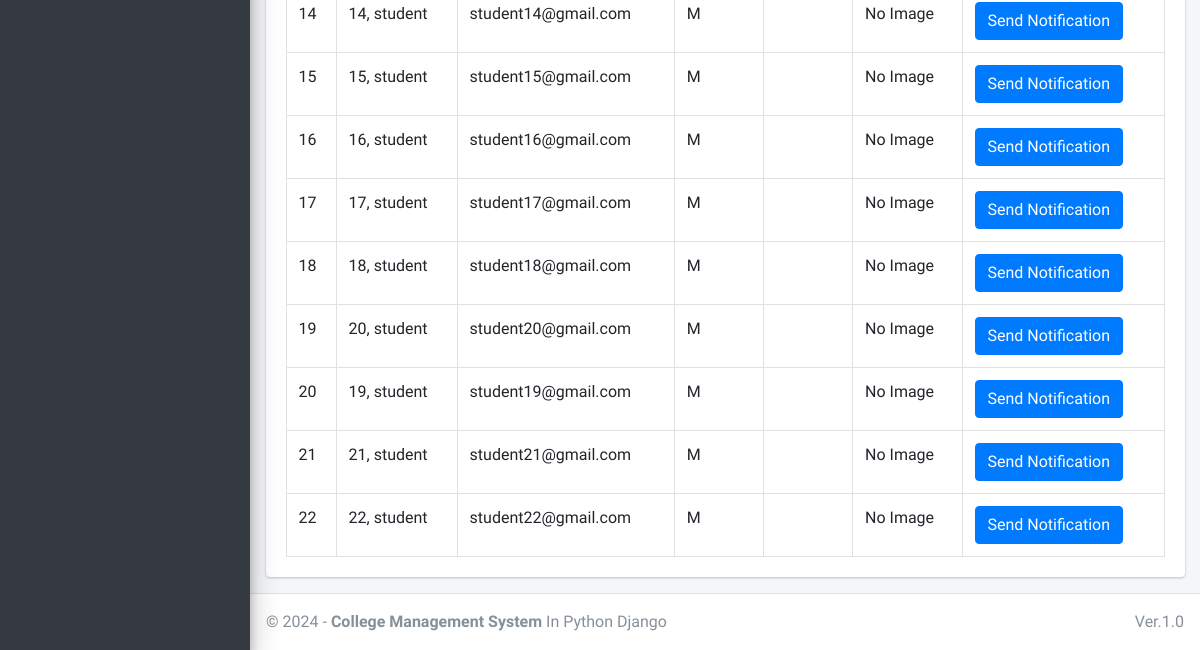
Before: /admin_notify_student (lower part) with the older database file.
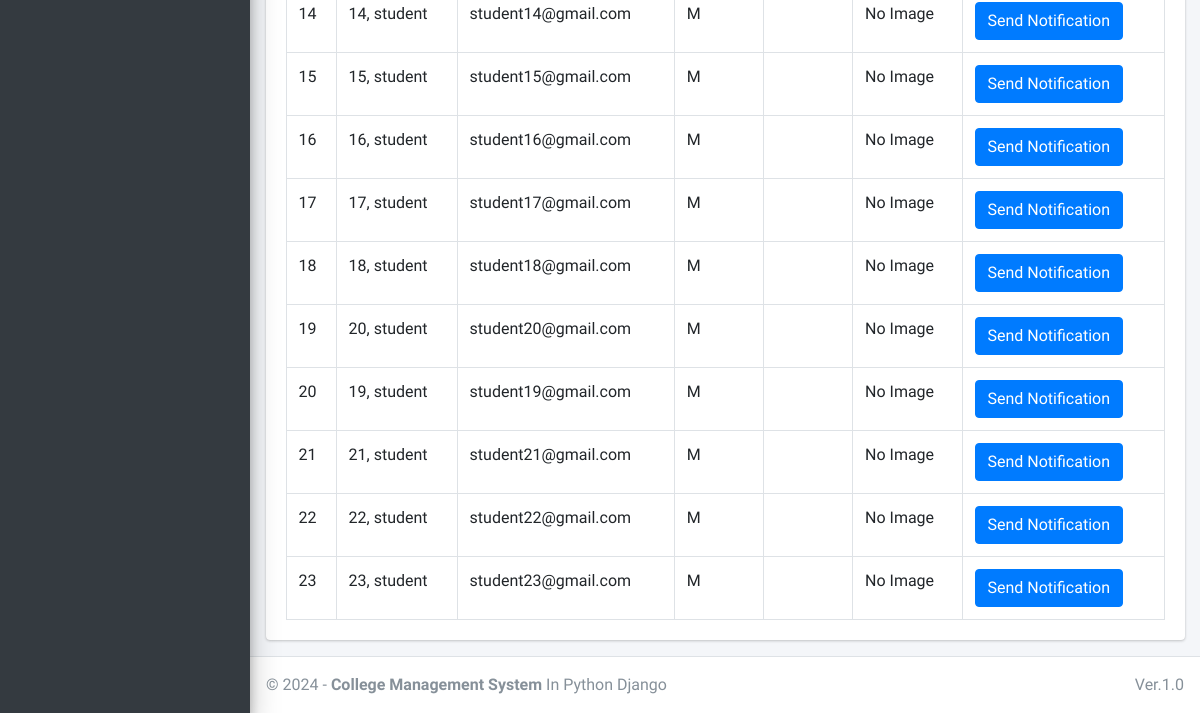
After: the same page with the newer database file.
### main_app/models.py (models this page shows, shortened)
class CustomUser(AbstractUser):
    USER_TYPE = ((1, "HOD"), (2, "Staff"), (3, "Student"))
    GENDER = [("M", "Male"), ("F", "Female")]
    username = None  # Removed username, using email instead
    email = models.EmailField(unique=True)
    user_type = models.CharField(default=1, choices=USER_TYPE, max_length=1)
    gender = models.CharField(max_length=1, choices=GENDER)
    profile_pic = models.ImageField(blank=True)
    fcm_token = models.TextField(default="")  # For firebase notifications
    created_at = models.DateTimeField(auto_now_add=True)
    updated_at = models.DateTimeField(auto_now=True)
    address = models.TextField(blank=True)
    father_name = models.CharField(max_length=150, blank=True)
    father_occupation = models.CharField(max_length=150, blank=True)
    mother_name = models.CharField(max_length=150, blank=True)
    mother_occupation = models.CharField(max_length=150, blank=True)
    mark_10 = models.FloatField(blank=True, null=True)
    mark_12 = models.FloatField(blank=True, null=True)
    academic_qualification = models.TextField(blank=True)
    work_experience = models.TextField(blank=True)
    USERNAME_FIELD = "email"
    REQUIRED_FIELDS = []
    objects = CustomUserManager()

### main_app/hod_views.py (the view)
# urls.py: path("admin_notify_student", hod_views.admin_notify_student,
def admin_notify_student(request):
    student = CustomUser.objects.filter(user_type=3)
    context = {
        'page_title': "Send Notifications To Students",
        'students': student
    }
    return render(request, "hod_template/student_notification.html", context)

### main_app/templates/hod_template/student_notification.html (shortened to what this page needs)
{% extends 'main_app/base.html' %}
{% load static %}
{% block content %}
<section class="content">
    <div class="container-fluid">
        <div class="row">
            <div class="col-md-12">
                <div class="card">
                    <div class="card-body">
                        <table id="example2" class="table table-bordered table-hover">
                            <tbody>
                                {% for student in students %}
                                <tr>
                                    <td>{{ forloop.counter }}</td>
                                    <td>{{student.last_name}}, {{student.first_name}}</td>
                                    <td>{{student.email}}</td>
                                    <td>{{student.gender}}</td>
                                    <td>{{student.student.course.name}}</td>
                                    <td>
                                        {% if student.profile_pic == ""  %}
                                        No Image
                                        {% else %}
                                        <img class="img img-fluid mb-2" height="56" width="56"
                                            src="{{student.profile_pic}}" alt="">
                                        {% endif %}
                                    </td>
                                    <td><button data-toggle = "modal" data-target = "#myModal"class="btn btn-primary show_notification" value="{{student.id}}">Send Notification</button>
                                    </td>
                                </tr>
                                {% endfor %}
                            </tbody>
                        </table>
                    </div>
                </div>
            </div>
        </div>
    </div>
</section>
{% endblock content %}

Changed rows visible on the page:
added CustomUser: last_name "23", first_name "student", email "student23@gmail.com", gender "M", profile_pic "No Image", {{ student.id }} 24 (drawn)
